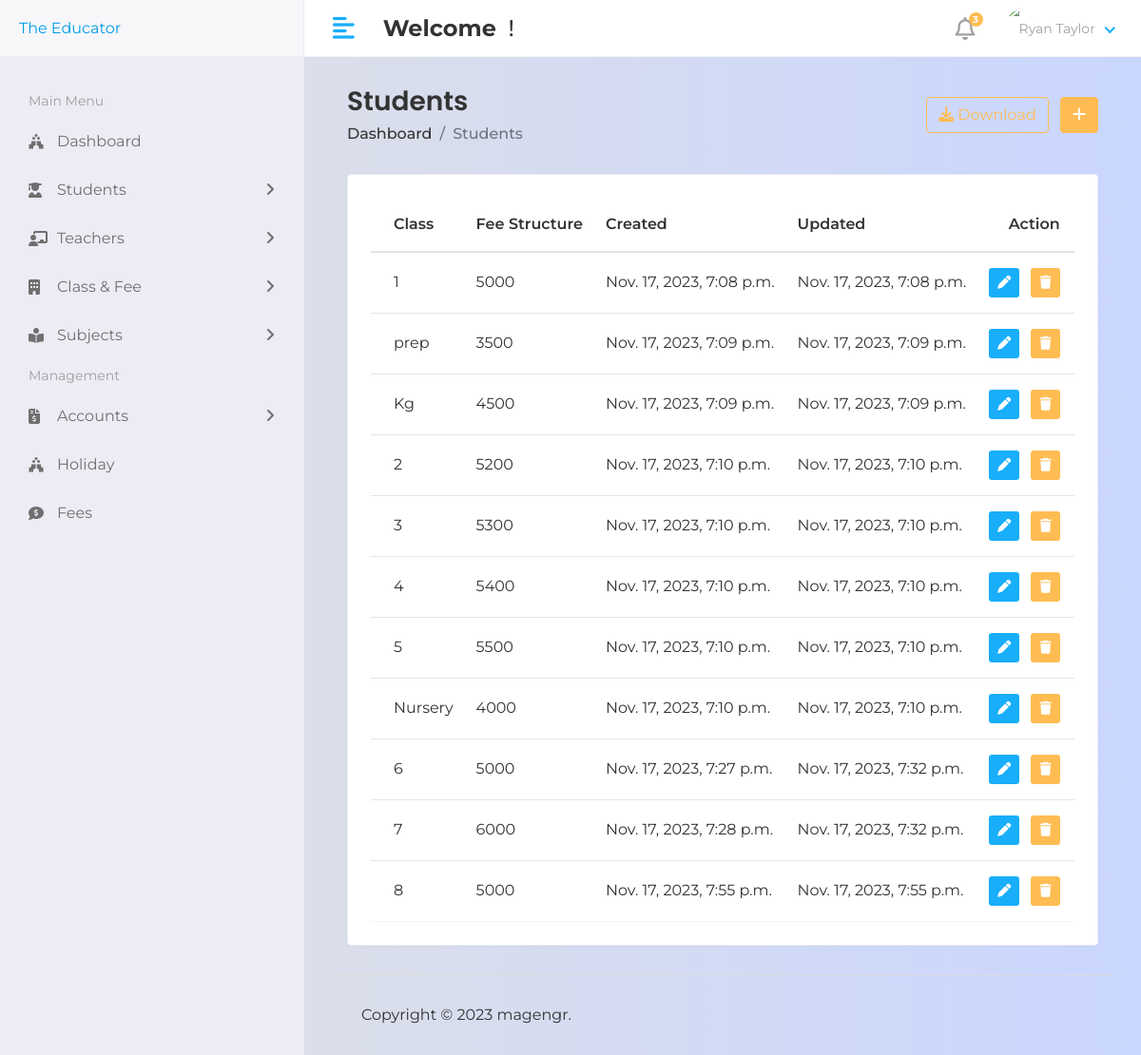
The app's page /hod/class/view with its own data.
### app/models.py (models this page shows, shortened)
class Course(models.Model):
        name = models.CharField(max_length=100)
        fee_course = models.CharField(max_length=100,default='', blank=True, null=True)
        created_at = models.DateTimeField(auto_now_add=True)
        updated_at = models.DateTimeField(auto_now=True)

### student_management_system/hod_views.py (the view)
# urls.py: path('hod/class/view',hod_views.ViewCourse,name='view_course'),
def ViewCourse(request):
    course = Course.objects.all()
    context={
        'course' : course,
    }
    return render(request,'hod/view_course.html',context)

### templates/hod/view_course.html (shortened to what this page needs)
{% extends 'base.html' %}
{% block content %}
<div class="content container-fluid">
    <div class="page-header">
       <div class="row align-items-center">
          <div class="col">
             <h3 class="page-title">Students</h3>
             <ul class="breadcrumb">
                <li class="breadcrumb-item"><a href="index.html">Dashboard</a></li>
                <li class="breadcrumb-item active">Students</li>
             </ul>
          </div>
          <div class="col-auto text-right float-right ml-auto">
             <a href="#" class="btn btn-outline-primary mr-2"><i class="fas fa-download"></i> Download</a>
             <a href="add-student.html" class="btn btn-primary"><i class="fas fa-plus"></i></a>
          </div>
       </div>
    </div>
    <div class="row">
       <div class="col-sm-12">
          <div class="card card-table">
             <div class="card-body">
                <div class="table-responsive">
                   <table class="table table-hover table-center mb-0 datatable">
                      <thead>
                         <tr>
                            <th>Class</th>
                            <th>Fee Structure</th>
                            <th>Created</th>
                            <th>Updated</th>
                            <th class="text-right">Action</th>
                         </tr>
                      </thead>
                      <tbody>
                        {% for i in course %}
                         <tr>
                            <td>{{i.name}}</td>
                            <td>{{i.fee_course}}</td>
                            <td>{{i.created_at}}</td>
                            <td>{{i.updated_at}}</td>
                            <td class="text-right">
                               <div class="actions">
                                  <a href="{% url 'edit_course' i.id %}" class="btn btn-sm bg-success-light mr-2">
                                  <i class="fas fa-pen"></i>
                                  </a>
                                  <a href="{% url 'delete_c' i.id  %}" class="btn btn-sm bg-danger-light">
                                  <i class="fas fa-trash"></i>
                                  </a>
                               </div>
                            </td>
                         </tr>
                            {% endfor %}
                      </tbody>
                   </table>
                </div>
             </div>
          </div>
       </div>
    </div>
 </div>
{% endblock %}

### static/assets/css/style.css (style rules this page uses)
html { height: 100%; }
body { background-color: #fff; color: #333; font-family: 'Poppins', sans-serif; font-size: 1rem; height: 100%; line-height: 1.5; overflow-x: hidden; }
h1, h2, h3, h4, h5, h6 { font-family: 'Poppins', sans-serif; margin-top: 0; }
a { color: #009ce7; }
input, button, a { transition: all 0.4s ease; -moz-transition: all 0.4s ease; -o-transition: all 0.4s ease; -ms-transition: all 0.4s ease; -webkit-transition: all 0.4s ease; }
ul, ol { padding: 0px; list-style: none; }
.table { color: #333; max-width: 100%; margin-bottom: 0; width: 100%; }
.table thead tr th { font-weight: 600; }
.table tbody tr { border-bottom: 1px solid rgba(0, 0, 0, 0.05); }
.table.table-center td, .table.table-center th { vertical-align: middle; }
.card-table .card-body .table > thead > tr > th { border-top: 0; }
.card-table .card-body .table tr td:first-child, .card-table .card-body .table tr th:first-child { padding-left: 1.5rem; }
.card-table .card-body .table tr td:last-child, .card-table .card-body .table tr th:last-child { padding-right: 1.5rem; }
.card-table .table td, .card-table .table th { border-top: 1px solid #e2e5e8; padding: 1rem 0.75rem; white-space: nowrap; }
.btn-primary { background-color: #FFBC53; border: 1px solid #FFBC53; }
.btn-outline-primary { color: #FFBC53; border-color: #FFBC53; }
.card { border: 1px solid #ececf5; box-shadow: 0 1px 3px 0 rgba(0, 0, 0, 0.03); margin-bottom: 1.875rem; }
.card-body { padding: 1.5rem; }
.bg-danger-light { background-color:#FFBC53 !important; color:#fff !important; }
.bg-success-light { background-color: #18aefa; color: #fff; }
.page-header { margin-bottom: 1.875rem; }
.page-header .breadcrumb { background-color: transparent; color: #6c757d; font-size: 1rem; font-weight: 500; margin-bottom: 0; padding: 0; }
.page-header .breadcrumb a { color: #333; }
.page-title { font-size: 28px; font-weight: 600; color: #333; margin-bottom: 5px; }

### static/assets/css/stylesign.css (style rules this page uses)
* { margin: 0; padding: 0; box-sizing: border-box; font-family: 'Montserrat', sans-serif; }
body { background-color: #c9d6ff; background: linear-gradient(to right, #e2e2e2, #c9d6ff); display: flex; align-items: center; justify-content: center; flex-direction: column; height: 100vh; }

### records on screen
Course: name "1", fee_course "5000", created_at "Nov. 17, 2023, 7:08 p.m.", updated_at "Nov. 17, 2023, 7:08 p.m."
Course: name "prep", fee_course "3500", created_at "Nov. 17, 2023, 7:09 p.m.", updated_at "Nov. 17, 2023, 7:09 p.m."
Course: name "Kg", fee_course "4500", created_at "Nov. 17, 2023, 7:09 p.m.", updated_at "Nov. 17, 2023, 7:09 p.m."
Course: name "2", fee_course "5200", created_at "Nov. 17, 2023, 7:10 p.m.", updated_at "Nov. 17, 2023, 7:10 p.m."
Course: name "3", fee_course "5300", created_at "Nov. 17, 2023, 7:10 p.m.", updated_at "Nov. 17, 2023, 7:10 p.m."
Course: name "4", fee_course "5400", created_at "Nov. 17, 2023, 7:10 p.m.", updated_at "Nov. 17, 2023, 7:10 p.m."
Course: name "5", fee_course "5500", created_at "Nov. 17, 2023, 7:10 p.m.", updated_at "Nov. 17, 2023, 7:10 p.m."
Course: name "Nursery", fee_course "4000", created_at "Nov. 17, 2023, 7:10 p.m.", updated_at "Nov. 17, 2023, 7:10 p.m."
Course: name "6", fee_course "5000", created_at "Nov. 17, 2023, 7:27 p.m.", updated_at "Nov. 17, 2023, 7:32 p.m."
Course: name "7", fee_course "6000", created_at "Nov. 17, 2023, 7:28 p.m.", updated_at "Nov. 17, 2023, 7:32 p.m."
Course: name "8", fee_course "5000", created_at "Nov. 17, 2023, 7:55 p.m.", updated_at "Nov. 17, 2023, 7:55 p.m."
